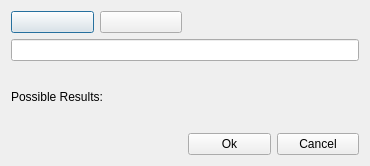
<?xml version="1.0" encoding="UTF-8"?>
<ui version="4.0">
 <class>SearchCoinFlips</class>
 <widget class="QDialog" name="SearchCoinFlips">
  <property name="geometry">
   <rect>
    <x>0</x>
    <y>0</y>
    <width>370</width>
    <height>166</height>
   </rect>
  </property>
  <property name="windowTitle">
   <string>Search Coin Flips</string>
  </property>
  <layout class="QGridLayout" name="gridLayout">
   <item row="0" column="0">
    <widget class="QPushButton" name="pushButtonHeads">
     <property name="icon">
      <iconset resource="../../resources.qrc">
       <normaloff>:/images/heads.png</normaloff>:/images/heads.png</iconset>
     </property>
     <property name="iconSize">
      <size>
       <width>66</width>
       <height>60</height>
      </size>
     </property>
    </widget>
   </item>
   <item row="0" column="1">
    <widget class="QPushButton" name="pushButtonTails">
     <property name="icon">
      <iconset resource="../../resources.qrc">
       <normaloff>:/images/tails.png</normaloff>:/images/tails.png</iconset>
     </property>
     <property name="iconSize">
      <size>
       <width>66</width>
       <height>60</height>
      </size>
     </property>
    </widget>
   </item>
   <item row="1" column="0" colspan="4">
    <widget class="QLineEdit" name="lineEditFlips"/>
   </item>
   <item row="2" column="0" colspan="2">
    <widget class="QLabel" name="labelPossibleResults">
     <property name="text">
      <string>Possible Results:</string>
     </property>
    </widget>
   </item>
   <item row="3" column="2">
    <widget class="QPushButton" name="pushButtonOkay">
     <property name="text">
      <string>Ok</string>
     </property>
    </widget>
   </item>
   <item row="3" column="3">
    <widget class="QPushButton" name="pushButtonCancel">
     <property name="text">
      <string>Cancel</string>
     </property>
    </widget>
   </item>
  </layout>
 </widget>
 <resources>
  <include location="../../resources.qrc"/>
 </resources>
 <connections/>
</ui>
